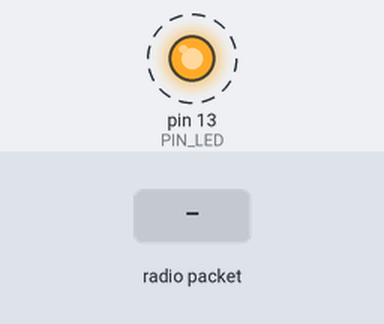
The sketch below on a simulated Arduino Uno, built with avr-gcc and run on an emulated ATmega328P. Shown: output pins drawn as LEDs (lit = HIGH). Dashed ring = blinking. The inputs (shaded band) are chosen by the test bench. No radio packets arrive unless stated; what the sketch prints to the serial monitor is not drawn.

Above: at 1.06 s.
1.3 s: radio packet "1" arrives
Timing chart, 0 to 10.3 s (numbered marks = the images above; inputs shaded):
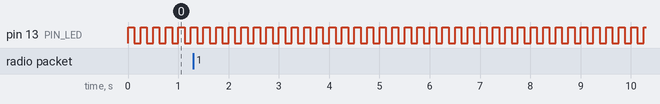

Measured:
- by itself, pin 13 (PIN_LED): alternates HIGH for 0.13 s and LOW for 0.13 s

The sketch:

Receiver.ino
```cpp
// RF433 Receiver
// Author: Víctor Almaraz Sánchez
// Website: http://www.valmaraz.com

// Source: http://www.instructables.com/id/Modulos-RF433-Mhz-con-Arduino/?ALLSTEPS
// License: MIT License (see root directory)

// Required libraries (check 'Libraries' folder in root directory):
// - VirtualWire: https://www.pjrc.com/teensy/td_libs_VirtualWire.html

// Hardware info:
// - Receiver voltage: 5v

#include <VirtualWire.h>

const int SERIAL_BAUDRATE = 9600;
// Led pin that will show activity
const int PIN_LED = 13;
// Receiver data pin
const int PIN_TX = 12;
const int RF_BITS_PER_SECOND = 4000;
const int DELAY_IN_MILLIS = 125;

int count;

void setup()
{
    Serial.begin(SERIAL_BAUDRATE);
    pinMode(PIN_LED, OUTPUT);

    vw_set_rx_pin(PIN_TX);
    vw_set_ptt_inverted(true);
    vw_setup(RF_BITS_PER_SECOND);
    vw_rx_start();
    Serial.println("Receiver started");
}

void loop()
{
    digitalWrite(PIN_LED, HIGH);
    // Save data in buffer
    uint8_t buf[VW_MAX_MESSAGE_LEN];
    // Check character length
    uint8_t buflen = VW_MAX_MESSAGE_LEN;

    if (vw_get_message(buf, &buflen)) {
      // If there is a receiver message...
      Serial.print("Rx (");
      Serial.print(count);
      Serial.print("): ");

      // Print message
	    for (int i = 0; i < buflen; i++) {
        // Print received character
        char c = (buf[i]);
        Serial.print(c);
        Serial.print(" ");
	    }
      Serial.println("");
      count++;
    }

    // Turn led off to show that it is working
    delay(DELAY_IN_MILLIS);
    digitalWrite(PIN_LED, LOW);
    delay(DELAY_IN_MILLIS);
}
```
